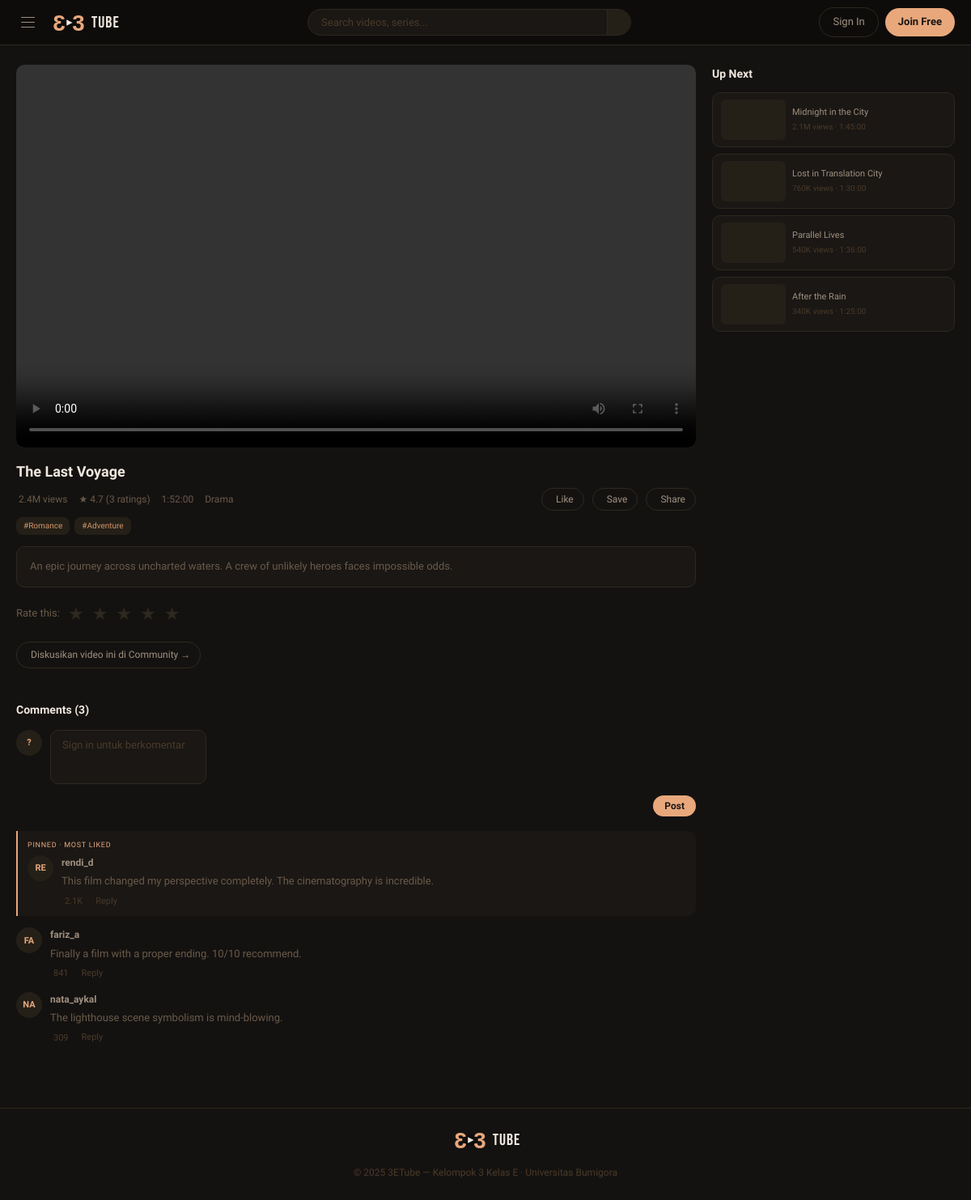
Page /watch.php?id=1 on the committed database.
### tables this page shows
CREATE TABLE `videos` (
  `id`           INT AUTO_INCREMENT PRIMARY KEY,
  `title`        VARCHAR(200) NOT NULL,
  `slug`         VARCHAR(220) NOT NULL UNIQUE,
  `description`  TEXT DEFAULT NULL,
  `video_url`    VARCHAR(255) NOT NULL,
  `thumbnail`    VARCHAR(255) DEFAULT NULL,
  `duration_sec` INT NOT NULL DEFAULT 0,
  `category_id`  INT DEFAULT NULL,
  `views`        INT DEFAULT 0,
  `status`       ENUM('live','draft','banned') DEFAULT 'draft',
  `uploaded_by`  INT DEFAULT NULL,
  `created_at`   TIMESTAMP DEFAULT CURRENT_TIMESTAMP,
  `updated_at`   TIMESTAMP DEFAULT CURRENT_TIMESTAMP ON UPDATE CURRENT_TIMESTAMP,
  FOREIGN KEY (`category_id`) REFERENCES `categories`(`id`) ON DELETE SET NULL,
  FOREIGN KEY (`uploaded_by`) REFERENCES `users`(`id`) ON DELETE SET NULL
);

CREATE TABLE `categories` (
  `id`   INT AUTO_INCREMENT PRIMARY KEY,
  `name` VARCHAR(50) NOT NULL UNIQUE,
  `slug` VARCHAR(60) NOT NULL UNIQUE
);

CREATE TABLE `genres` (
  `id`   INT AUTO_INCREMENT PRIMARY KEY,
  `name` VARCHAR(50) NOT NULL UNIQUE,
  `slug` VARCHAR(60) NOT NULL UNIQUE
);

CREATE TABLE `comments` (
  `id`         INT AUTO_INCREMENT PRIMARY KEY,
  `video_id`   INT DEFAULT NULL,
  `user_id`    INT NOT NULL,
  `parent_id`  INT DEFAULT NULL,
  `body`       TEXT NOT NULL,
  `likes`      INT DEFAULT 0,
  `created_at` TIMESTAMP DEFAULT CURRENT_TIMESTAMP,
  FOREIGN KEY (`video_id`)  REFERENCES `videos`(`id`)   ON DELETE CASCADE,
  FOREIGN KEY (`user_id`)   REFERENCES `users`(`id`)    ON DELETE CASCADE,
  FOREIGN KEY (`parent_id`) REFERENCES `comments`(`id`) ON DELETE CASCADE
);

CREATE TABLE `users` (
  `id`         INT AUTO_INCREMENT PRIMARY KEY,
  `username`   VARCHAR(50)  NOT NULL UNIQUE,
  `email`      VARCHAR(100) NOT NULL UNIQUE,
  `password`   VARCHAR(255) NOT NULL,
  `full_name`  VARCHAR(100) DEFAULT NULL,
  `avatar`     VARCHAR(255) DEFAULT NULL,
  `bio`        TEXT         DEFAULT NULL,
  `role`       ENUM('user','admin') DEFAULT 'user',
  `is_active`  TINYINT(1) DEFAULT 1,
  `created_at` TIMESTAMP DEFAULT CURRENT_TIMESTAMP,
  `updated_at` TIMESTAMP DEFAULT CURRENT_TIMESTAMP ON UPDATE CURRENT_TIMESTAMP
);

### includes/config.php (called while the page is built, shortened)
<?php
function isLoggedIn(): bool {
    return isset($_SESSION['user_id']);
}
function formatViews(int $n): string {
    if ($n >= 1_000_000) return round($n / 1_000_000, 1) . 'M';
    if ($n >= 1_000)     return round($n / 1_000, 1) . 'K';
    return (string)$n;
}
function formatDuration(int $sec): string {
    $h = intdiv($sec, 3600);
    $m = intdiv($sec % 3600, 60);
    $s = $sec % 60;
    return $h > 0 ? sprintf('%d:%02d:%02d', $h, $m, $s) : sprintf('%d:%02d', $m, $s);
}
function e(?string $s): string {
    return htmlspecialchars($s ?? '', ENT_QUOTES, 'UTF-8');
}

### watch.php (the view, shortened to what this page needs)
<?php
require_once 'includes/config.php';
$db = getDB();
$id = (int)($_GET['id'] ?? 0);
$video = $db->prepare("SELECT v.*, c.name AS cat, u.username AS uploader,
    ROUND(AVG(r.score),1) AS avg_rating, COUNT(DISTINCT r.id) AS rating_count
    FROM videos v
    LEFT JOIN categories c ON c.id = v.category_id
    LEFT JOIN users u ON u.id = v.uploaded_by
    LEFT JOIN ratings r ON r.video_id = v.id
    WHERE v.id = ? AND v.status != 'banned'
    GROUP BY v.id");
$video->execute([$id]);
$video = $video->fetch();
$genres = $db->prepare("SELECT g.* FROM genres g JOIN video_genres vg ON vg.genre_id=g.id WHERE vg.video_id=?");
$genres->execute([$id]);
$genres = $genres->fetchAll();
$db->prepare('UPDATE videos SET views = views + 1 WHERE id = ?')->execute([$id]);
$myRating = 0;
$myLiked  = false;
if (isLoggedIn()) {
    $r = $db->prepare('SELECT score FROM ratings WHERE video_id=? AND user_id=?');
    $r->execute([$id, $_SESSION['user_id']]);
    $myRating = (int)($r->fetchColumn() ?: 0);
    $l = $db->prepare('SELECT id FROM video_likes WHERE video_id=? AND user_id=?');
    $l->execute([$id, $_SESSION['user_id']]);
    $myLiked = (bool)$l->fetchColumn();
    $sv = $db->prepare('SELECT id FROM saved_videos WHERE video_id=? AND user_id=?');
    $sv->execute([$id, $_SESSION['user_id']]);
    $mySaved = (bool)$sv->fetchColumn();
} else {
    $mySaved = false;
}
$comments = $db->prepare("SELECT c.*, u.username FROM comments c JOIN users u ON u.id=c.user_id
    WHERE c.video_id=? AND c.parent_id IS NULL ORDER BY c.likes DESC, c.created_at DESC");
$comments->execute([$id]);
$comments = $comments->fetchAll();
$related = $db->prepare("SELECT * FROM videos WHERE category_id=? AND id!=? AND status='live' ORDER BY views DESC LIMIT 6");
$related->execute([$video['category_id'], $id]);
$related = $related->fetchAll();
require_once 'includes/header.php';
?>
<div class="page-content">
  <div class="player-layout">
    <div class="player-main">
      <div class="player-box">
        <div class="player-screen">
          <video controls preload="metadata" poster="<?= e($video['thumbnail']) ?>">
            <source src="<?= e($video['video_url']) ?>" type="video/mp4"/>
          </video>
        </div>
      </div>
      <div class="video-meta">
        <div class="video-title"><?= e($video['title']) ?></div>
        <div class="video-info">
          <span><i class="ti ti-eye" style="font-size:13px;margin-right:3px"></i><?= formatViews($video['views']) ?> views</span>
          <?php if ($video['avg_rating']): ?><span>★ <?= $video['avg_rating'] ?> (<?= $video['rating_count'] ?> ratings)</span>
          <?php else: ?><span style="color:var(--dark)">Belum ada rating</span><?php endif; ?>
          <span><?= formatDuration($video['duration_sec']) ?></span>
          <?php if ($video['cat']): ?><span><?= e($video['cat']) ?></span><?php endif; ?>
          <div class="video-actions">
            <button class="vact-btn <?= $myLiked?'liked':'' ?>" data-like="video" data-id="<?= $id ?>"><i class="ti ti-thumb-up"></i> Like</button>
            <button class="vact-btn <?= $mySaved?'liked':'' ?>" data-save="<?= $id ?>"><i class="ti ti-bookmark"></i> Save</button>
            <button class="vact-btn" onclick="navigator.share&&navigator.share({title:'<?= e($video['title'])?>',url:location.href})"><i class="ti ti-share"></i> Share</button>
          </div>
        </div>
        <?php if ($genres): ?>
        <div class="genre-tags"><?php foreach ($genres as $g): ?><span class="genre-tag">#<?= e($g['name']) ?></span><?php endforeach; ?></div>
        <?php endif; ?>
      </div>
      <?php if ($video['description']): ?>
      <div style="background:var(--bg2);border-radius:var(--radius);padding:14px 16px;margin-bottom:20px;font-size:13px;color:var(--dim);line-height:1.6;border:.5px solid var(--border)">
        <?= nl2br(e($video['description'])) ?>
      </div>
      <?php endif; ?>
      <form method="POST" class="rate-row">
        <span class="lbl">Rate this:</span>
        <?php for ($s=1;$s<=5;$s++): ?>
        <button type="submit" name="rating" value="<?= $s ?>" class="rate-star <?= $myRating>=$s?'filled':'' ?>">★</button>
        <?php endfor; ?>
      </form>
      <a href="community.php?video=<?= $id ?>" class="vact-btn" style="display:inline-flex;margin-bottom:20px">
        <i class="ti ti-message-circle-2"></i> Diskusikan video ini di Community →
      </a>
      <div class="comments-section" id="comments">
        <div class="cs-title2">Comments (<?= count($comments) ?>)</div>
        <form method="POST" class="comment-input">
          <div class="c-av"><?= isLoggedIn() ? strtoupper(substr($_SESSION['username'],0,2)) : '?' ?></div>
          <div style="flex:1">
            <textarea name="comment" placeholder="<?= isLoggedIn() ? 'Tulis komentar...' : 'Sign in untuk berkomentar' ?>" rows="3"></textarea>
            <div style="display:flex;justify-content:flex-end;margin-top:6px">
              <button type="submit" class="btn-primary" style="padding:6px 14px;font-size:12px">Post</button>
            </div>
          </div>
        </form>
        <?php foreach ($comments as $i => $c): ?>
        <?php if ($i === 0): ?>
        <div class="pinned-comment">
          <div class="pin-label"><i class="ti ti-pin"></i> Pinned · most liked</div>
          <div class="comment-card" style="margin-bottom:0">
            <div class="c-av"><?= strtoupper(substr($c['username'],0,2)) ?></div>
            <div class="comment-body">
              <div class="comment-name"><?= e($c['username']) ?></div>
              <div class="comment-text"><?= nl2br(e($c['body'])) ?></div>
              <div class="comment-acts">
                <button class="ca" data-like="comment" data-id="<?= $c['id'] ?>"><i class="ti ti-heart"></i> <span class="like-count"><?= formatViews($c['likes']) ?></span></button>
                <span class="ca"><i class="ti ti-message-circle"></i> Reply</span>
              </div>
            </div>
          </div>
        </div>
        <?php else: ?>
        <div class="comment-card">
          <div class="c-av"><?= strtoupper(substr($c['username'],0,2)) ?></div>
          <div class="comment-body">
            <div class="comment-name"><?= e($c['username']) ?></div>
            <div class="comment-text"><?= nl2br(e($c['body'])) ?></div>
            <div class="comment-acts">
              <button class="ca" data-like="comment" data-id="<?= $c['id'] ?>"><i class="ti ti-heart"></i> <span class="like-count"><?= formatViews($c['likes']) ?></span></button>
              <span class="ca"><i class="ti ti-message-circle"></i> Reply</span>
            </div>
          </div>
        </div>
        <?php endif; ?>
        <?php endforeach; ?>
      </div>
    </div>
    <div class="player-sidebar">
      <div class="section-hd" style="margin-bottom:12px"><span class="section-title">Up Next</span></div>
      <?php foreach ($related as $r): ?>
      <a href="watch.php?id=<?= $r['id'] ?>" class="mini-card" style="margin-bottom:8px">
        <div class="mini-thumb" style="width:80px;height:50px"><?php if ($r['thumbnail']): ?><img src="<?= e($r['thumbnail']) ?>" alt=""/><?php else: ?><i class="ti ti-player-play"></i><?php endif; ?></div>
        <div><div class="mini-title"><?= e($r['title']) ?></div><div class="mini-views"><?= formatViews($r['views']) ?> views · <?= formatDuration($r['duration_sec']) ?></div></div>
      </a>
      <?php endforeach; ?>
    </div>
  </div>
</div>
<?php require_once 'includes/footer.php'; ?>

### css/main.css (style rules this page uses)
:root { --bg:#141210; --bg2:#1a1714; --bg3:#201d18; --surface:#242018; --border:#2e2820; --accent:#e8a87c; --accent2:#d4956a; --cream:#f0e8df; --muted:#a09080; --dim:#6a5a4a; --dark:#4a3a2a; --danger:#c87070; --success:#7ab07a; --nav-h:56px; --radius:10px; --radius-lg:14px; }
*,*::before,*::after { box-sizing:border-box;margin:0;padding:0 }
html { scroll-behavior:smooth }
body { font-family:'Sora',sans-serif;background:var(--bg);color:var(--cream);min-height:100vh;line-height:1.6 }
a { text-decoration:none;color:inherit }
input,button,select,textarea { font-family:inherit }
button { cursor:pointer }
.btn-primary { background:var(--accent);color:#1a1612;border:none;border-radius:20px;padding:7px 16px;font-size:13px;font-weight:600;transition:background .15s }
.page-content { padding:24px 20px;max-width:1200px;margin:0 auto }
.mini-card { background:var(--bg2);border-radius:var(--radius);display:flex;gap:8px;align-items:center;padding:8px 10px;border:.5px solid var(--border);transition:background .15s }
.mini-thumb { width:60px;height:40px;background:var(--surface);border-radius:6px;flex-shrink:0;overflow:hidden;display:flex;align-items:center;justify-content:center;position:relative }
.mini-title { font-size:11px;color:var(--muted);font-weight:500;line-height:1.3 }
.mini-views { font-size:10px;color:var(--dark);margin-top:2px }
.section-hd { display:flex;align-items:center;gap:10px;margin-bottom:14px;flex-wrap:wrap }
.section-title { font-size:14px;font-weight:700;color:var(--cream) }
.genre-tags { display:flex;gap:6px;flex-wrap:wrap;margin:8px 0 }
.genre-tag { font-size:10px;background:var(--surface);color:var(--accent2);padding:3px 9px;border-radius:8px }
.player-layout { display:flex;gap:20px;align-items:flex-start }
.player-main { flex:1;min-width:0 }
.player-sidebar { width:300px;flex-shrink:0 }
.player-box { background:#000;border-radius:var(--radius);overflow:hidden;margin-bottom:16px }
.player-screen { width:100%;aspect-ratio:16/9;background:#000 }
.player-screen video { width:100%;height:100%;display:block }
.video-meta { margin-bottom:14px }
.video-title { font-size:18px;font-weight:700;color:var(--cream);margin-bottom:6px }
.video-info { display:flex;align-items:center;gap:14px;font-size:12px;color:var(--dim);flex-wrap:wrap }
.video-actions { display:flex;gap:10px;margin-left:auto }
.vact-btn { display:flex;align-items:center;gap:5px;font-size:12px;color:var(--muted);padding:6px 12px;border-radius:16px;border:.5px solid var(--border);background:transparent;transition:background .15s }
.comments-section { margin-top:20px }
.cs-title2 { font-size:14px;font-weight:700;color:var(--cream);margin-bottom:14px }
.comment-input { display:flex;gap:10px;align-items:flex-start;margin-bottom:18px }
.comment-input textarea { flex:1;background:var(--bg2);border:.5px solid var(--border);border-radius:var(--radius);padding:10px 14px;font-size:13px;color:var(--cream);resize:none;outline:none;min-height:60px;font-family:inherit }
.comment-input textarea::placeholder { color:var(--dark) }
.c-av { width:32px;height:32px;border-radius:50%;background:var(--surface);display:flex;align-items:center;justify-content:center;font-size:11px;font-weight:700;color:var(--accent);flex-shrink:0 }
.comment-card { display:flex;gap:10px;margin-bottom:14px }
.comment-body { flex:1 }
.comment-name { font-size:12px;font-weight:600;color:var(--muted);margin-bottom:3px }
.comment-text { font-size:13px;color:var(--dim);line-height:1.5 }
.comment-acts { display:flex;gap:12px;margin-top:6px }
.ca { font-size:11px;color:var(--dark);display:flex;align-items:center;gap:4px;background:none;border:none }
.pinned-comment { background:var(--bg2);border-left:2px solid var(--accent);border-radius:0 var(--radius) var(--radius) 0;padding:10px 12px;margin-bottom:14px }
.pin-label { font-size:9px;color:var(--accent);text-transform:uppercase;letter-spacing:.08em;margin-bottom:6px }
.rate-row { display:flex;align-items:center;gap:10px;margin-bottom:20px;flex-wrap:wrap }
.rate-row span.lbl { font-size:13px;color:var(--dim) }
.rate-star { background:none;border:none;font-size:22px;color:var(--border);transition:color .1s }

### rows in the picture
videos: title "The Last Voyage", views "2.4M", duration_sec "1:52:00", category.name "Drama", description "An epic journey across uncharted waters. A crew of unlikely heroes faces impossible odds."
genres: name "Romance"
genres: name "Adventure"
comments: user.username "RE", user.username "rendi_d", body "This film changed my perspective completely. The cinematography is incredible.", likes "2.1K"
comments: user.username "FA", user.username "fariz_a", body "Finally a film with a proper ending. 10/10 recommend.", likes "841"
comments: user.username "NA", user.username "nata_aykal", body "The lighthouse scene symbolism is mind-blowing.", likes "309"
videos: title "Midnight in the City", views "2.1M", duration_sec "1:45:00"
videos: title "Lost in Translation City", views "760K", duration_sec "1:30:00"
videos: title "Parallel Lives", views "540K", duration_sec "1:36:00"
videos: title "After the Rain", views "340K", duration_sec "1:25:00"

### other values in the picture
$video['avg_rating'] "4.7"
$video['rating_count'] "3"
count($comments) "3"
